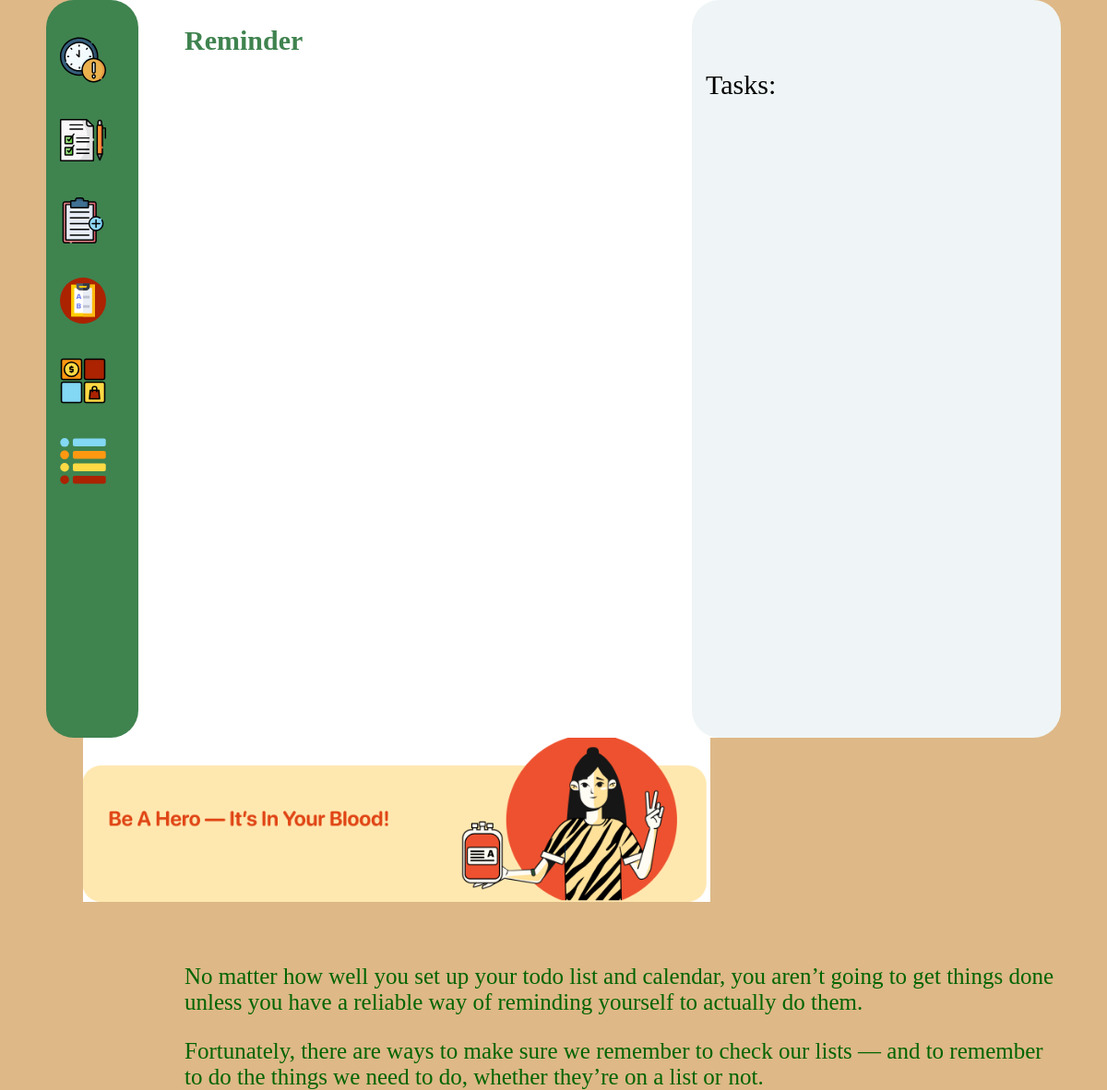
/tasks/, run on an earlier commit of the app's database.
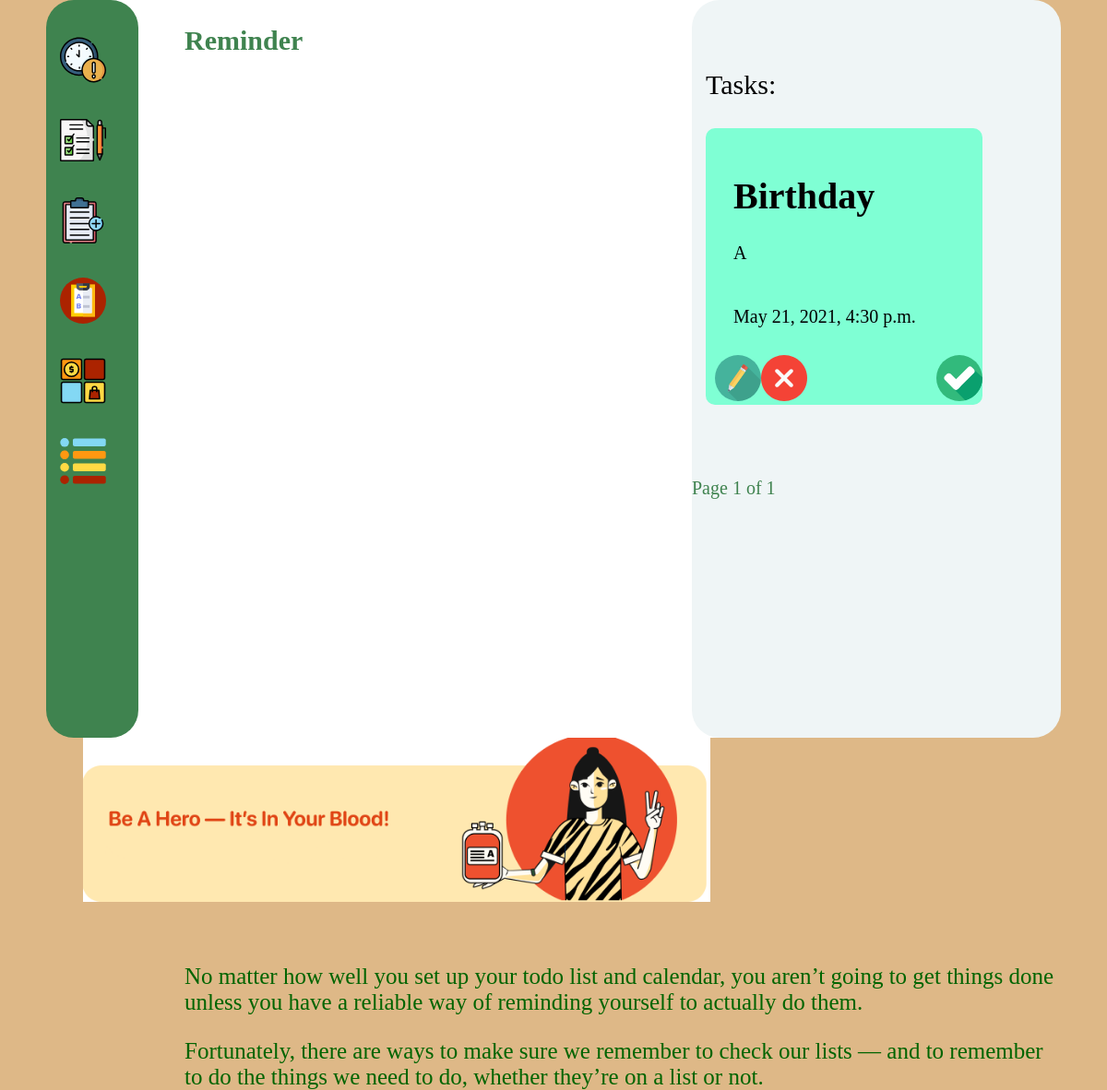
And on a later commit of the database.
### apps/todo/models/task.py (models this page shows, shortened)
class Task(models.Model):
    title = models.CharField('Title', max_length=100)
    category = models.ForeignKey(Category, on_delete=models.CASCADE)
    Priority = [('A', 'A'), ('B', 'B'), ('C', 'C')]
    priority = models.CharField('Priority', max_length=1, choices=Priority)
    content = models.TextField('Content', blank=True)
    time_to_do = models.DateTimeField('Time to do', help_text='format :2021-05-22 15:30')
    created = models.DateTimeField(default=now)
    done = models.BooleanField(default=False)
    objects = TaskManager()
    class Meta:
        ordering = ["time_to_do"]

### apps/todo/views.py (the view)
# urls.py: path('', views.TaskList.as_view(), name='task_list'),
class TaskList(ListView):
    model = Task
    paginate_by = 1

### apps/todo/templates/todo/task_list.html (shortened to what this page needs)
{% extends "base.html" %}
{% load static %}
{% block content %}
    <div>
        <ul>
            <p>Tasks:</p>
            {% for task in object_list %}
                <li class="items">
                    <div style="margin: 30px;font-size: 20px"><br>
                        <h1>{{ task.title|title }}</h1> {{ task.priority }}<br>{{ task.content }}<br><br>{{task.time_to_do}}
                        </div>
                    <div style="margin-left: 10px">
                        <a href={% url 'edit_task' task.id %}>
                            <div style="float: left">{% include 'todo/img/pencil.svg' %}</div>
                        </a>
                        <a href={% url 'task_delete' task.id %}>
                            <div style="float: left">{% include 'todo/img/remove.svg' %}</div>
                        </a>
                        {% if not task.done %}
                            <a href={% url 'task_done' task.id %}>
                                <div style="float: right">{% include 'todo/img/checked.svg' %}</div>
                            </a>
                        {% endif %}
                    </div>
                </li>
            {% endfor %}
        </ul>
        <br>
        <div class="pagination" style="font-size: 20px">
    <span class="step-links">
        {% if task_list %}
            <span class="current" style="color: #3F834F">
            Page {{ page_obj.number }} of {{ page_obj.paginator.num_pages }}
        </span>
        {% endif %}
    </span>
        </div>
    </div>
{% endblock %}

### templates/base.html (shortened to what this page needs)
{% load static %}
<!DOCTYPE html>
<html lang="en">
<head>
    <link rel="stylesheet" type="text/css" href="{% static 'todo/style.css' %}">
</head>
<body>
<div class="panel-body">
    <aside>
        <div style="margin-left: 5px;padding: 10px">
            <p><a href="{% url 'past_task' %}">{% include 'todo/img/clock.svg' %}</a></p>
            <p><a href="{% url "task_list" %}">{% include 'todo/img/task-list.svg' %}</a></p>
            <p><a href="{% url 'task' %}">{% include 'todo/img/add.svg' %}</a><br></p>
            <p><a href="{% url 'task-priority' %}">{% include 'todo/img/clipboard (1).svg' %}</a></p>
            <p><a href="{% url 'add_category' %}">{% include 'todo/img/categories.svg' %}</a></p>
            <p><a href="{% url 'category_list' %}">{% include 'todo/img/options.svg' %}</a></p>
        </div>
    </aside>
    <div class="aside">
        <div>{% block content %}{% endblock %}</div>
    </div>
    <main>
        <section>
            <a href="{% url 'base' %}" class="title">Reminder</a>
            <img class="logo" src="{% static 'images/girl.PNG' %}">
            <div class="text"><p>No matter how well you set up your todo list and calendar, you aren’t going to get
                things done unless you
                have a reliable way of reminding yourself to actually do them. </p>
                <p> Fortunately, there are ways to make sure we remember to check our lists — and to remember to do the
                    things we need to do, whether they’re on a list or not. </p></div>
        </section>
    </main>
</div>
</body>
</html>

### apps/todo/static/todo/style.css (style rules this page uses)
body { margin: 0; background-color: burlywood; }
.panel-body { background-color: white; font-size: 30px; margin-left: 50px; margin-right: 50px; border-radius: 40px; }
aside { border-radius: 30px; float: left; background: #3F834F; height: 100vh; width: 100px; }
.aside { border-radius: 30px; float: right; background: rgb(239, 245, 246); height: 100vh; width: 400px; }
.logo { width: 680px; margin-left: 40px; }
.title { color: #3F834F; font-weight: bold; margin-bottom: 10px; position: relative; left: 50px; top: 27px; text-decoration: none; }
ul { list-style: none; padding: 15px; }
.items { width: 300px; height: auto; min-height: 300px; background-color: aquamarine; border-radius: 10px; }
main { border-radius: 30px; height: 100vh; }
.text { margin-left: 150px; font-size: 25px; color: darkgreen; margin-top: 60px; }

What changed in the data, as far as the page shows it:
added Task: title "Birthday", priority "A", time_to_do "May 21, 2021, 4:30 p.m.", done False (drawn)
Also different on the page:
{{ page_obj.number }}: (not shown) → "1"
{{ page_obj.paginator.num_pages }}: (not shown) → "1"
text now shown: "Page of"
